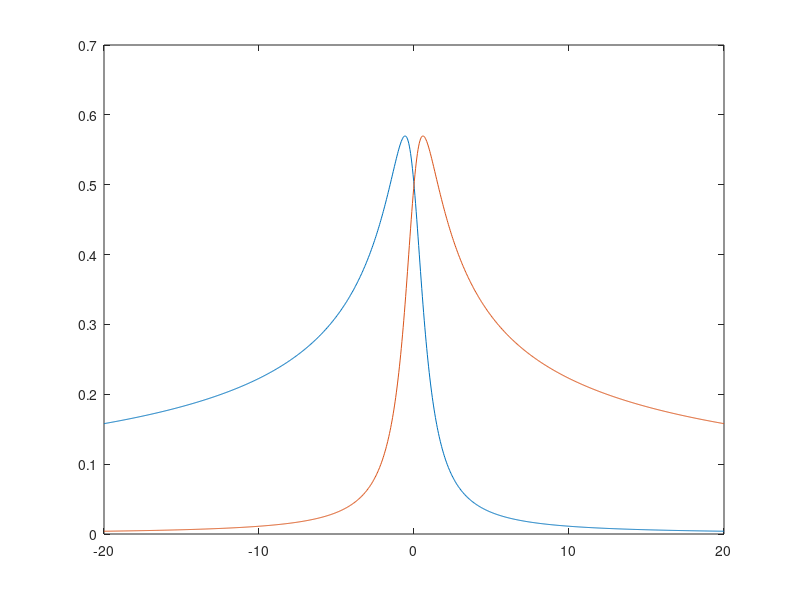

Here is the MATLAB script that generated this plot:

    #energy_lambda = 1240./lambda
    energy_lambda = linspace(-20,20,1000)

    #Gamma_x = Gamma_eV
    Gamma_x= 1

    #E0x = E_g_eV
    E0x = 0

    x = (energy_lambda -E0x)./Gamma_x

    A = 1

    f = @(y) ( (y.^2 + 1).^(-1/2) ) .* sqrt( sqrt(y.^2 + 1) + y );


    dedw = A*1i*(1/2)*(   Gamma_x^(-1/2)   )*(   f(x)  - 1i*f(-x)  )

   dedg = A*1i*(1/2)*(   Gamma_x^(-1/2)   )*(   f(-x)  + 1i*f(x)  )

    real_dedw = real( dedw )
    imag_dedw = imag( dedw )

    plot( energy_lambda, real_dedw , energy_lambda ,  imag_dedw  )



  %% Guardar los resultados en un archivo de texto

  % 1. Convertir los arreglos en vectores columna (verticales) usando (:)
  Wavelength_col = energy_lambda(:);
  Reflectance_col = imag_dedw(:);



  % 2. Unir ambas columnas en una sola matriz
  datos_finales = [Wavelength_col, Reflectance_col];
  fileID = fopen('Simulation\imag_dedw.txt', 'w');

% 4. Escribir los encabezados separados por una tabulación (\t)
  fprintf(fileID, 'Energy\tDialectric_function\n');
  fprintf(fileID, '%e\t%f\n', datos_finales');
% 6. Cerrar el archivo (¡Muy importante para que los datos se guarden en el disco!)
  fclose(fileID);
  disp('Los datos se han guardado exitosamente');
